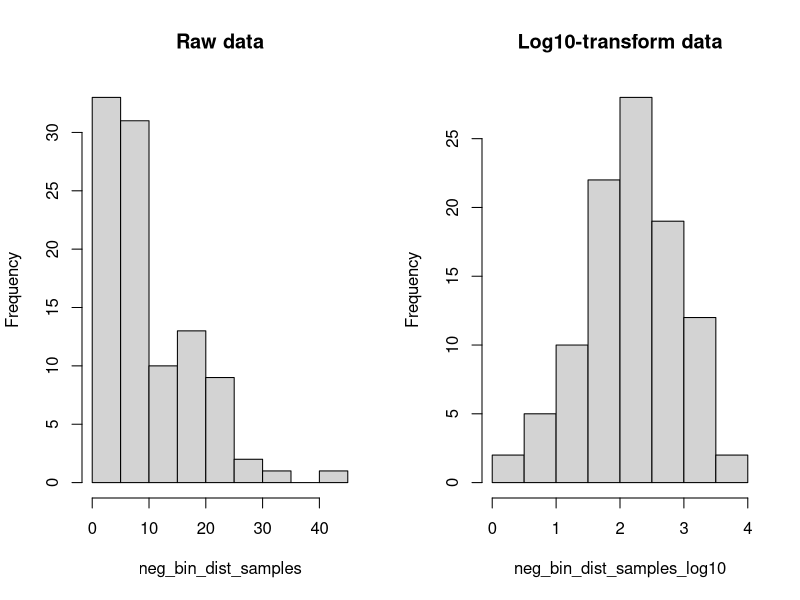

Here is the R script that generated this plot:
## ---- chunk 1
set.seed(1337)
## ---- chunk 2
neg_bin_dist_samples <- rnbinom(n = 100, mu = 10, size = 2)
head(neg_bin_dist_samples)
## ---- chunk 3
neg_bin_dist_samples_log10 <- log(neg_bin_dist_samples+1)
head(neg_bin_dist_samples_log10)
## ---- chunk 4
par(mfrow = c(1,2))

hist(neg_bin_dist_samples,
     main='Raw data')
hist(neg_bin_dist_samples_log10,
     main='Log10-transform data')
## ---- chunk 5
mean_raw <- summary(neg_bin_dist_samples)["Mean"]
var_raw <- var(neg_bin_dist_samples)
## ---- chunk 6
mean_log10 <- summary(neg_bin_dist_samples_log10)["Mean"]
var_log10 <- var(neg_bin_dist_samples_log10)
